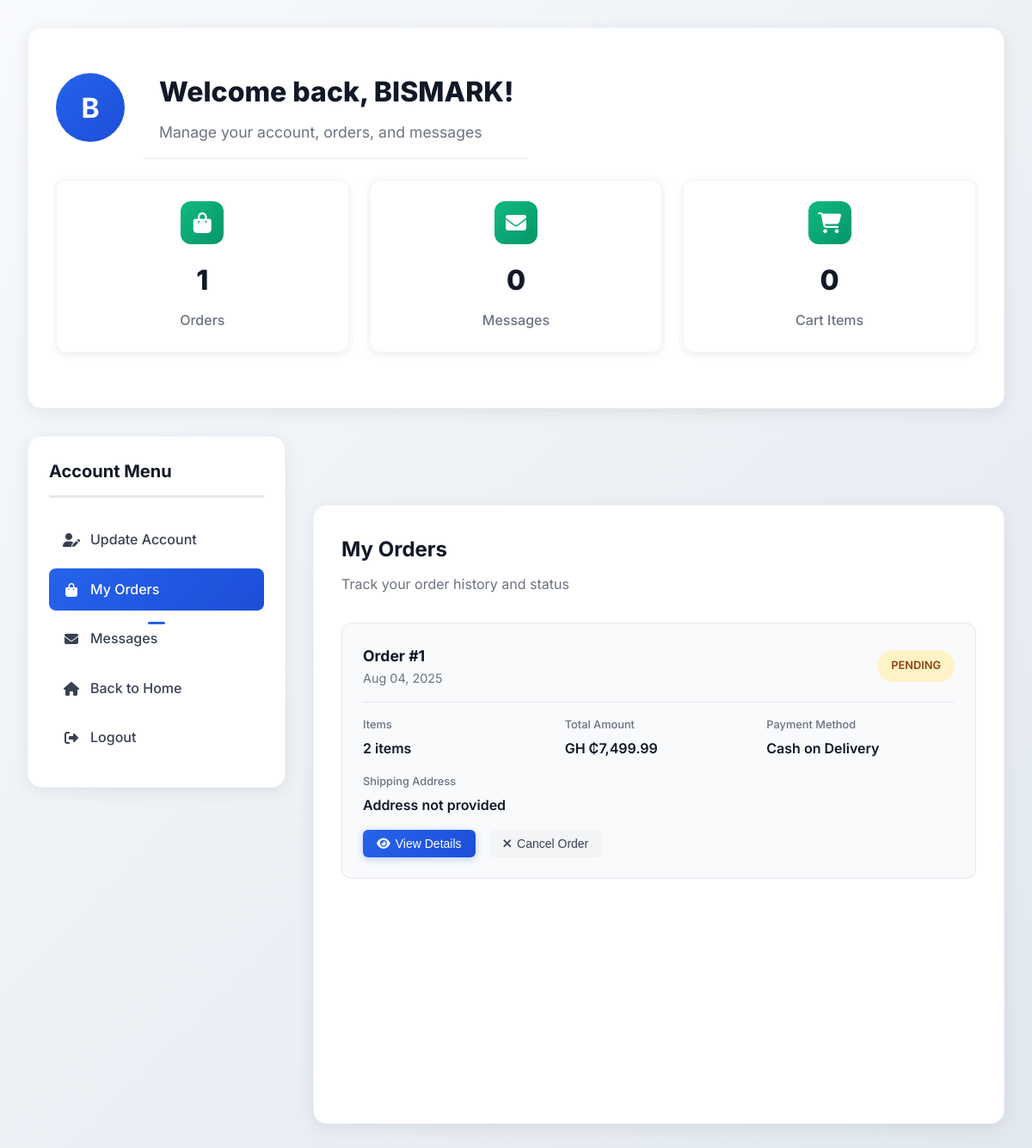
The page /user_orders.php (signed in) on the database its author committed.
### tables this page shows
CREATE TABLE `users` (
  `id` int(11) NOT NULL,
  `fname` varchar(50) NOT NULL,
  `lname` varchar(50) NOT NULL,
  `email` varchar(100) NOT NULL,
  `phone` varchar(20) DEFAULT NULL,
  `passwd` varchar(255) NOT NULL,
  `address` text DEFAULT NULL,
  `created_at` timestamp NOT NULL DEFAULT current_timestamp()
);

CREATE TABLE `orders` (
  `id` int(11) NOT NULL,
  `user_id` int(11) NOT NULL,
  `total` decimal(10,2) NOT NULL,
  `status` varchar(50) DEFAULT 'pending',
  `shipping_address` text DEFAULT NULL,
  `phone_number` varchar(20) DEFAULT NULL,
  `payment_method` varchar(50) DEFAULT NULL,
  `created_at` timestamp NOT NULL DEFAULT current_timestamp()
);

### user_orders.php (the view, shortened to what this page needs)
<?php
include('db.php');
$user_id = $_SESSION['user_id'];
$user = $conn->query("SELECT fname, lname, address, email, phone FROM users WHERE id='$user_id'")->fetch_assoc();
$orders_count = $conn->query("SELECT COUNT(*) as count FROM orders WHERE user_id = '$user_id'")->fetch_assoc()['count'];
$messages_count = $conn->query("SELECT COUNT(*) as count FROM contact_messages WHERE user_id = '$user_id'")->fetch_assoc()['count'];
$cart_count = $conn->query("SELECT COUNT(*) as count FROM cart WHERE user_id = '$user_id'")->fetch_assoc()['count'];
$page = isset($_GET['page']) ? max(1, intval($_GET['page'])) : 1;
$per_page = 10;
$offset = ($page - 1) * $per_page;
$orders_query = "SELECT o.*,
                 COUNT(oi.id) as item_count,
                 SUM(oi.quantity * oi.price) as total_amount
                 FROM orders o
                 LEFT JOIN order_items oi ON o.id = oi.order_id
                 WHERE o.user_id = '$user_id'
                 GROUP BY o.id
                 ORDER BY o.created_at DESC
                 LIMIT $per_page OFFSET $offset";
$orders_result = $conn->query($orders_query);
function getOrderStatus($status) {
    $statuses = [
        'pending' => ['label' => 'Pending', 'color' => 'warning'],
        'processing' => ['label' => 'Processing', 'color' => 'info'],
        'shipped' => ['label' => 'Shipped', 'color' => 'primary'],
        'delivered' => ['label' => 'Delivered', 'color' => 'success'],
        'cancelled' => ['label' => 'Cancelled', 'color' => 'danger']
    ];
    return $statuses[$status] ?? ['label' => 'Unknown', 'color' => 'secondary'];
}
function formatDate($date) {
    return date('M d, Y', strtotime($date));
}
?>
<!DOCTYPE html>
<html lang="en">
<head>
    <link rel="stylesheet" href="styles/modern_style.css">
</head>
<body>
    <div class="user-dashboard">
        <div class="dashboard-container">
            <div class="dashboard-header">
                <div class="user-welcome">
                    <div class="user-avatar">
                        <?php echo strtoupper(substr($user['fname'], 0, 1)); ?>
                    </div>
                    <div class="user-info">
                        <h1>Welcome back, <?php echo htmlspecialchars($user['fname']); ?>!</h1>
                        <p>Manage your account, orders, and messages</p>
                    </div>
                </div>
                <div class="stats-grid">
                    <div class="stat-card">
                        <div class="stat-icon">
                            <i class="fas fa-shopping-bag"></i>
                        </div>
                        <div class="stat-number"><?php echo $orders_count; ?></div>
                        <div class="stat-label">Orders</div>
                    </div>
                    <div class="stat-card">
                        <div class="stat-icon">
                            <i class="fas fa-envelope"></i>
                        </div>
                        <div class="stat-number"><?php echo $messages_count; ?></div>
                        <div class="stat-label">Messages</div>
                    </div>
                    <div class="stat-card">
                        <div class="stat-icon">
                            <i class="fas fa-shopping-cart"></i>
                        </div>
                        <div class="stat-number"><?php echo $cart_count; ?></div>
                        <div class="stat-label">Cart Items</div>
                    </div>
                </div>
            </div>
            <div class="dashboard-content">
                <aside class="sidebar">
                    <h3 class="sidebar-title">Account Menu</h3>
                    <ul class="nav-menu">
                        <li class="nav-item">
                            <a href="update_account.php" class="nav-link">
                                <i class="fas fa-user-edit"></i>
                                <span>Update Account</span>
                            </a>
                        </li>
                        <li class="nav-item">
                            <a href="user_orders.php" class="nav-link active">
                                <i class="fas fa-shopping-bag"></i>
                                <span>My Orders</span>
                            </a>
                        </li>
                        <li class="nav-item">
                            <a href="user_messages.php" class="nav-link">
                                <i class="fas fa-envelope"></i>
                                <span>Messages</span>
                            </a>
                        </li>
                        <li class="nav-item">
                            <a href="index.php" class="nav-link">
                                <i class="fas fa-home"></i>
                                <span>Back to Home</span>
                            </a>
                        </li>
                        <li class="nav-item">
                            <a href="logout.php" class="nav-link">
                                <i class="fas fa-sign-out-alt"></i>
                                <span>Logout</span>
                            </a>
                        </li>
                    </ul>
                </aside>
                <main class="main-content">
                    <div class="content-header">
                        <h2 class="content-title">My Orders</h2>
                        <p class="content-subtitle">Track your order history and status</p>
                    </div>
                    <?php if($orders_result && $orders_result->num_rows > 0): ?>
                        <div class="orders-grid">
                            <?php while($order = $orders_result->fetch_assoc()): ?>
                                <?php $status = getOrderStatus($order['status']); ?>
                                <div class="order-card">
                                    <div class="order-header">
                                        <div>
                                            <div class="order-id">Order #<?php echo $order['id']; ?></div>
                                            <div class="order-date"><?php echo formatDate($order['created_at']); ?></div>
                                        </div>
                                        <div class="order-status status-<?php echo $order['status']; ?>">
                                            <?php echo $status['label']; ?>
                                        </div>
                                    </div>
                                    <div class="order-details">
                                        <div class="detail-item">
                                            <div class="detail-label">Items</div>
                                            <div class="detail-value"><?php echo $order['item_count']; ?> items</div>
                                        </div>
                                        <div class="detail-item">
                                            <div class="detail-label">Total Amount</div>
                                            <div class="detail-value">GH ₵<?php echo number_format($order['total_amount'], 2); ?></div>
                                        </div>
                                        <div class="detail-item">
                                            <div class="detail-label">Payment Method</div>
                                            <div class="detail-value"><?php echo ucfirst($order['payment_method'] ?? 'Cash on Delivery'); ?></div>
                                        </div>
                                        <div class="detail-item">
                                            <div class="detail-label">Shipping Address</div>
                                            <div class="detail-value"><?php echo htmlspecialchars($order['shipping_address']); ?></div>
                                        </div>
                                    </div>
                                    <div class="order-actions">
                                        <button class="btn btn-primary" onclick="viewOrderDetails(<?php echo $order['id']; ?>)">
                                            <i class="fas fa-eye"></i> View Details
                                        </button>
                                        <?php if($order['status'] === 'pending'): ?>
                                            <button class="btn btn-secondary" onclick="cancelOrder(<?php echo $order['id']; ?>)">
                                                <i class="fas fa-times"></i> Cancel Order
                                            </button>
                                        <?php endif; ?>
                                    </div>
                                </div>
                            <?php endwhile; ?>
                        </div>
                    <?php endif; ?>
                </main>
            </div>
        </div>
    </div>
</body>
</html>

### styles/modern_style.css (style rules this page uses)
:root { --primary-color: #2563eb; --primary-dark: #1d4ed8; --secondary-color: #64748b; --accent-color: #f59e0b; --success-color: #10b981; --danger-color: #ef4444; --warning-color: #f59e0b; --text-primary: #1e293b; --text-secondary: #64748b; --text-light: #94a3b8; --bg-primary: #ffffff; --bg-secondary: #f8fafc; --bg-tertiary: #f1f5f9; --border-color: #e2e8f0; --border-radius: 12px; --shadow-sm: 0 1px 2px 0 rgb(0 0 0 / 0.05); --shadow-md: 0 4px 6px -1px rgb(0 0 0 / 0.1), 0 2px 4px -2px rgb(0 0 0 / 0.1); --shadow-lg: 0 10px 15px -3px rgb(0 0 0 / 0.1), 0 4px 6px -4px rgb(0 0 0 / 0.1); --shadow-xl: 0 20px 25px -5px rgb(0 0 0 / 0.1), 0 8px 10px -6px rgb(0 0 0 / 0.1); --transition: all 0.3s cubic-bezier(0.4, 0, 0.2, 1); }
* { margin: 0; padding: 0; box-sizing: border-box; }
body { font-family: 'Inter', -apple-system, BlinkMacSystemFont, 'Segoe UI', Roboto, sans-serif; line-height: 1.6; color: var(--text-primary); background-color: var(--bg-secondary); font-size: 16px; }
.nav-link { text-decoration: none; color: var(--text-secondary); font-weight: 500; padding: 0.75rem 1rem; border-radius: var(--border-radius); transition: var(--transition); position: relative; }
.nav-link:hover, .nav-link.active { color: var(--primary-color); background-color: var(--bg-tertiary); }
.nav-link.active::after { content: ''; position: absolute; bottom: -1rem; left: 50%; transform: translateX(-50%); width: 20px; height: 3px; background-color: var(--primary-color); border-radius: 2px; }
.user-info { padding: 1rem; border-bottom: 1px solid var(--border-color); }
.user-info p { font-size: 0.875rem; color: var(--text-secondary); }
main { margin-top: 80px; min-height: calc(100vh - 80px); padding: 2rem; }
.btn { padding: 0.75rem 1.5rem; border: none; border-radius: var(--border-radius); font-weight: 600; cursor: pointer; transition: var(--transition); text-decoration: none; display: inline-flex; align-items: center; gap: 0.5rem; font-size: 0.95rem; }
.btn-primary { background: var(--primary-color); color: white; }
.btn-secondary { background: var(--bg-tertiary); color: var(--text-primary); border: 1px solid var(--border-color); }

### rows shown on the page
users: fname "B", fname "BISMARK"
orders: id "1", created_at "Aug 04, 2025", status "PENDING", item_count "2", total_amount "7,499.99", payment_method "Cash on Delivery", shipping_address "Address not provided"

### other values the page prints
$orders_count "1"
$messages_count "0"
$cart_count "0"
